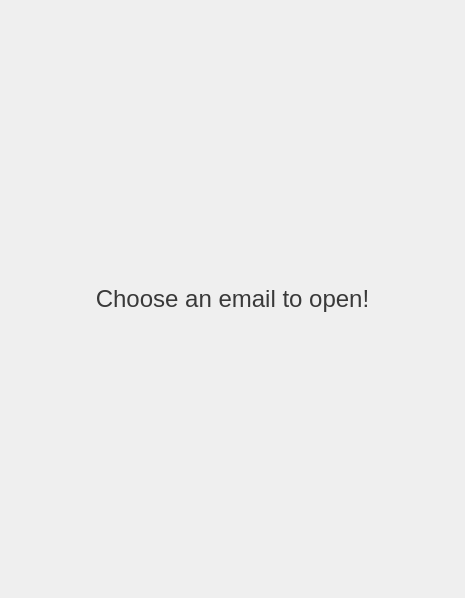
<?xml version="1.0" encoding="UTF-8"?>
<ui version="4.0">
 <class>EmailMainInnerEmptyBodyWidget</class>
 <widget class="QWidget" name="EmailMainInnerEmptyBodyWidget">
  <property name="geometry">
   <rect>
    <x>0</x>
    <y>0</y>
    <width>465</width>
    <height>598</height>
   </rect>
  </property>
  <property name="minimumSize">
   <size>
    <width>465</width>
    <height>598</height>
   </size>
  </property>
  <property name="windowTitle">
   <string>Form</string>
  </property>
  <layout class="QVBoxLayout" name="verticalLayout">
   <property name="spacing">
    <number>0</number>
   </property>
   <property name="leftMargin">
    <number>0</number>
   </property>
   <property name="topMargin">
    <number>0</number>
   </property>
   <property name="rightMargin">
    <number>0</number>
   </property>
   <property name="bottomMargin">
    <number>0</number>
   </property>
   <item>
    <widget class="QLabel" name="EmailMainInnerEmptyBodyLabel">
     <property name="font">
      <font>
       <family>Segoe UI</family>
       <pointsize>18</pointsize>
      </font>
     </property>
     <property name="styleSheet">
      <string notr="true">QLabel#EmailMainInnerEmptyBodyLabel {
	color: #393939;
}</string>
     </property>
     <property name="text">
      <string>Choose an email to open!</string>
     </property>
     <property name="alignment">
      <set>Qt::AlignCenter</set>
     </property>
    </widget>
   </item>
  </layout>
 </widget>
 <resources/>
 <connections/>
</ui>
